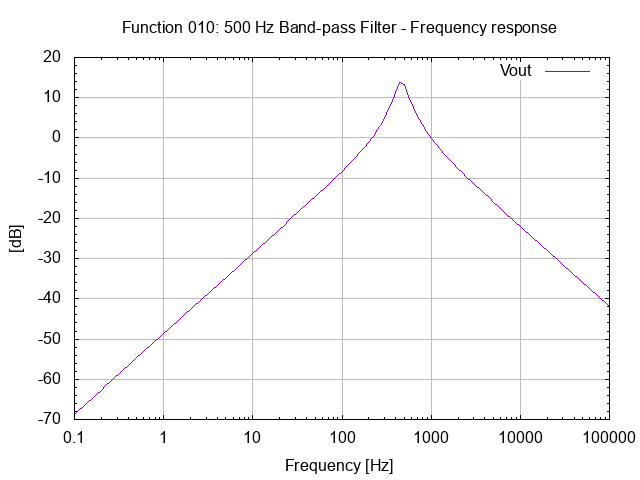

Source code (gnuplot):
# setup terminal
set term png

# setup graph
set output "26.010.00.00.01.png"
set title "Function 010: 500 Hz Band-pass Filter - Frequency response"

# setup Y-axis
set grid ytics lt 1 lw 1 lc rgb "#bbbbbb"
set mytics
set ylabel "[dB]"

#setup X-axis
set logscale x 10
set grid xtics lt 1 lw 1 lc rgb "#bbbbbb"
set xlabel "Frequency [Hz]"

# setup plot style
set style data lines
plot '26.010.00.00.01.dat' using 1:2 title "Vout"

# set output back to default
set output

# reset terminal type
set terminal pop
